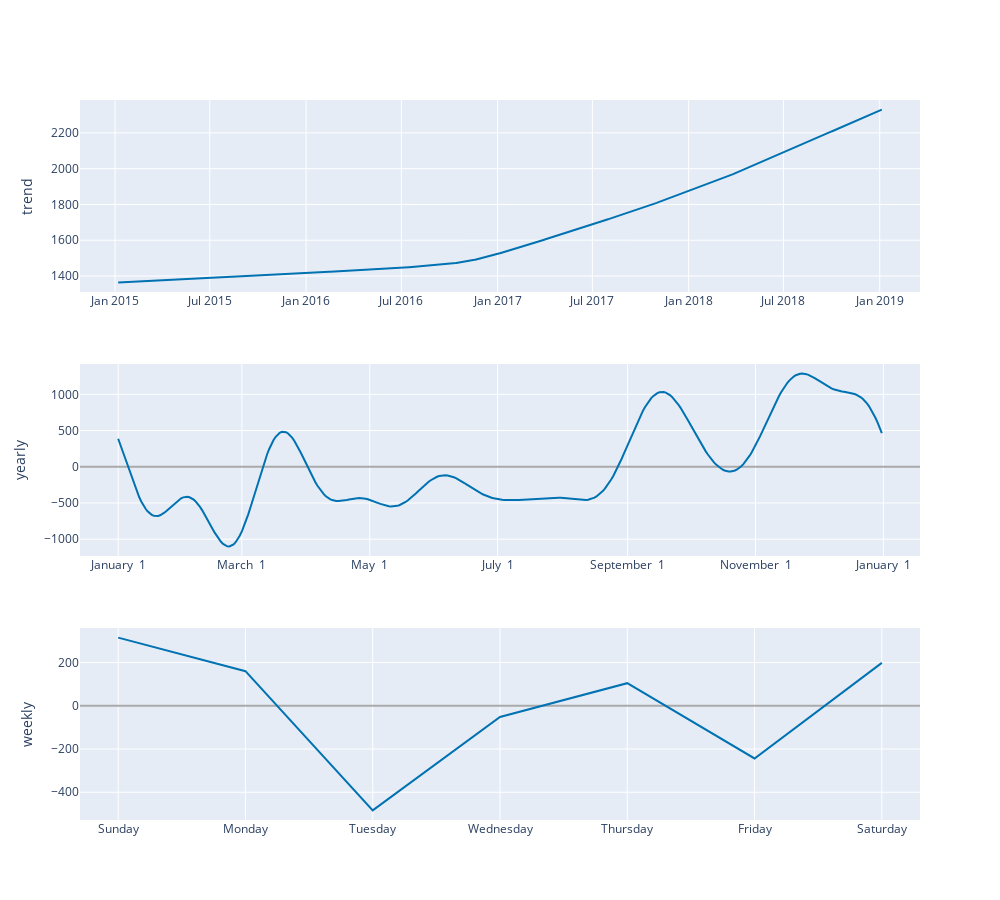

The cell this chart's notebook holds for it:
### Code cell
# display components
plot_components_plotly(m, forecast, figsize=(1000, 300))

### Figure 1 — Plotly figure (JSON) as saved in the notebook; plotly's stock layout.template omitted (floating-point values rounded to 4 significant figures; data arrays with more than 128 entries replaced by an {"elided": "..."} marker saying what was removed)
{"data": [{"line": {"color": "#0072B2", "width": 2}, "mode": "lines", "name": "trend", "type": "scatter", "x": {"elided": "1326 str values"}, "xaxis": "x", "y": {"elided": "1326 float values"}, "yaxis": "y"}, {"line": {"color": "rgba(0, 114, 178, 0.2)", "width": 0}, "mode": "lines", "name": "trend_upper", "type": "scatter", "x": {"elided": "1326 str values"}, "xaxis": "x", "y": {"elided": "1326 float values"}, "yaxis": "y"}, {"fill": "tonexty", "fillcolor": "rgba(0, 114, 178, 0.2)", "line": {"color": "rgba(0, 114, 178, 0.2)", "width": 0}, "mode": "lines", "name": "trend_lower", "type": "scatter", "x": {"elided": "1326 str values"}, "xaxis": "x", "y": {"elided": "1326 float values"}, "yaxis": "y"}, {"line": {"color": "#0072B2", "width": 2}, "mode": "lines", "name": "yearly", "type": "scatter", "x": {"elided": "365 str values"}, "xaxis": "x2", "y": {"elided": "365 float values"}, "yaxis": "y2"}, {"line": {"color": "#0072B2", "width": 2}, "mode": "lines", "name": "weekly", "type": "scatter", "x": ["2017-01-01T00:00:00", "2017-01-02T00:00:00", "2017-01-03T00:00:00", "2017-01-04T00:00:00", "2017-01-05T00:00:00", "2017-01-06T00:00:00", "2017-01-07T00:00:00"], "xaxis": "x3", "y": [315.6, 160.2, -484.0, -51.53, 104.7, -243.7, 198.7], "yaxis": "y3"}], "layout": {"height": 900, "showlegend": false, "width": 1000, "xaxis": {"anchor": "y", "domain": [0, 1], "range": ["2014-10-26T01:12:00", "2019-03-18T22:48:00"], "type": "date"}, "xaxis2": {"anchor": "y2", "domain": [0, 1], "range": ["2016-12-13T18:54:02.958904115", "2018-01-18T11:04:57.863013581"], "tickformat": "%B %e", "type": "date"}, "xaxis3": {"anchor": "y3", "domain": [0, 1], "range": ["2016-12-31T16:48:00", "2017-01-07T07:12:00"], "tickformat": "%A", "type": "date"}, "yaxis": {"anchor": "x", "domain": [0.7333, 1], "rangemode": "normal", "title": {"text": "trend"}, "zerolinecolor": "#AAA"}, "yaxis2": {"anchor": "x2", "domain": [0.3667, 0.6333], "title": {"text": "yearly"}, "zerolinecolor": "#AAA"}, "yaxis3": {"anchor": "x3", "domain": [0, 0.2667], "title": {"text": "weekly"}, "zerolinecolor": "#AAA"}}}
